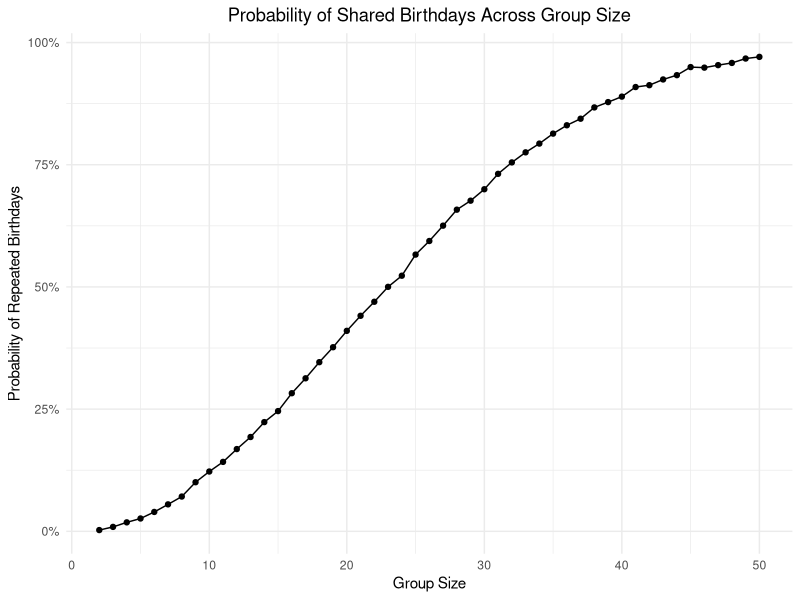

The R source for this figure:
## ---- chunk 1
# load the tidyverse library
library(tidyverse)
## ---- chunk 2
knitr::opts_chunk$set(
  fig.width = 6,
  fig.asp = .6,
  out.width = "90%"
)

theme_set(
  theme_minimal() + 
    theme(legend.position = "bottom",
          plot.title = element_text(hjust = 0.5))
)

options(
  ggplot2.continuous.colour = "viridis",
  ggplot2.continuous.fill = "viridis"
)

scale_colour_discrete = scale_colour_viridis_d
scale_fill_discrete = scale_fill_viridis_d
## ---- chunk 3
# the function takes group size 'n_room' as a parameter
bday_sim = function(n_room) {
  # randomly draw n_room samples from the range 1-365, with replacement
  birthdays = sample(1:365, n_room, replace = TRUE)
  # if the length of unique birthdays is less than the group size, then there are repeated birthdays
  repeated_bday = length(unique(birthdays)) < n_room
  # return TRUE or FALSE
  repeated_bday
}
## ---- chunk 4
# use expand_grid() to create a dataframe for group size ranged 2-50, each has 10000 times iteration
# use map() to call bday_sim() fuction with each group size for 10000 times
# use mutate() to store the result from map()
# group by group size
# create a summarize dataframe to show the mean probability of having repeated birthdays for each group size
bday_sim_results = 
  expand_grid(
    group_sz = 2:50,
    iter = 1:10000
  ) |> 
  mutate(
    result = map_lgl(group_sz, bday_sim)
  ) |> 
  group_by(group_sz) |> 
  summarize(
    prob_repeat = mean(result)
  )

# make a dot point, with x-axis being group size, y-axis being the probability
bday_sim_results |> 
  ggplot(aes(x = group_sz, y = prob_repeat)) +
  geom_point() +
  geom_line() +
  labs(title = "Probability of Shared Birthdays Across Group Size", x = "Group Size", y = "Probability of Repeated Birthdays") +
  scale_y_continuous(
    labels = scales::label_percent(scale = 100))
